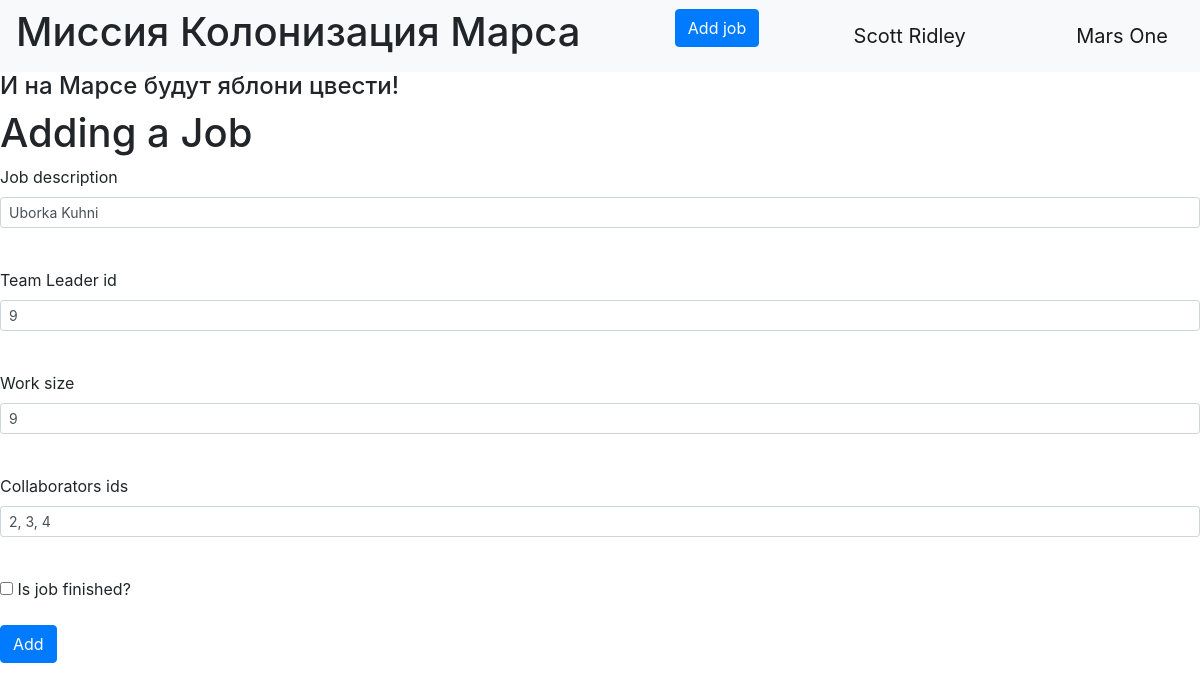
The app's page /editjob/2 (signed in), older data.
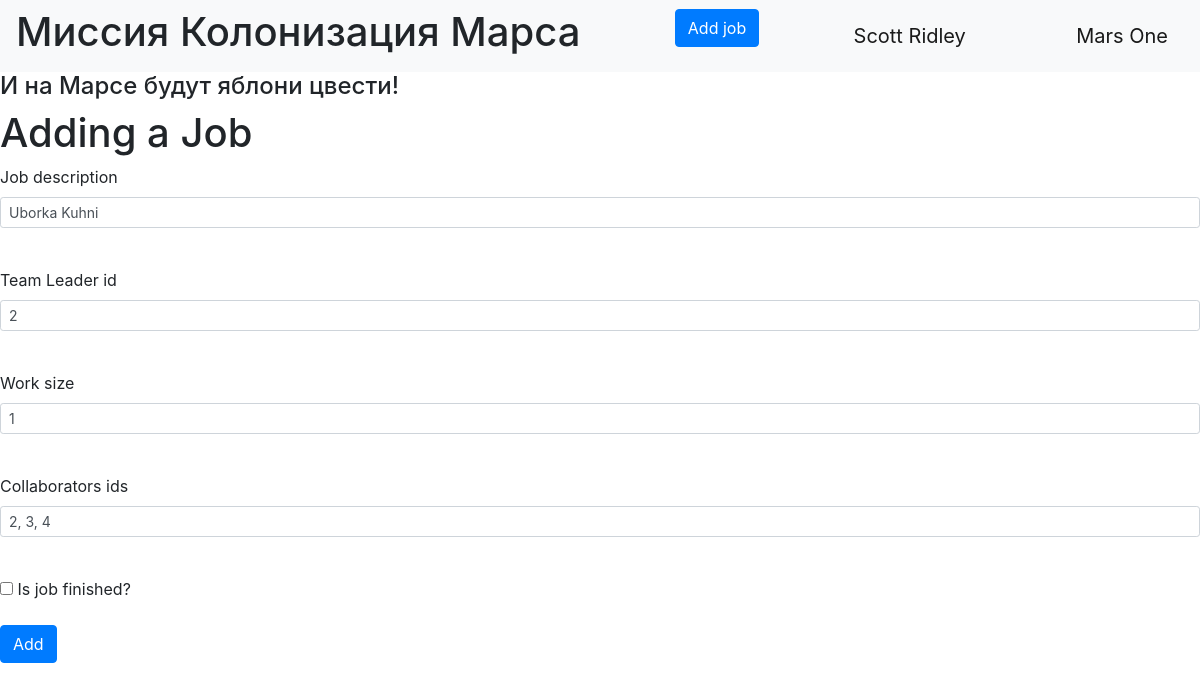
The same page, newer data.
### data/jobs.py (models this page shows)
class Jobs(SqlAlchemyBase, SerializerMixin):
    __tablename__ = 'jobs'
    id = sqlalchemy.Column(sqlalchemy.Integer,
                           primary_key=True, autoincrement=True)
    team_leader = sqlalchemy.Column(sqlalchemy.Integer,
                                    sqlalchemy.ForeignKey("users.id"))
    job = sqlalchemy.Column(sqlalchemy.String, nullable=True)
    work_size = sqlalchemy.Column(sqlalchemy.Integer, nullable=True)
    collaborators = sqlalchemy.Column(sqlalchemy.String, nullable=True)
    start_date = sqlalchemy.Column(sqlalchemy.DateTime, default=datetime.datetime.now)
    end_date = sqlalchemy.Column(sqlalchemy.DateTime)
    is_finished = sqlalchemy.Column(sqlalchemy.Boolean, default=True)

### main_old.py (the view, shortened to what this page needs)
@app.route('/editjob/<int:id>', methods=['GET', 'POST'])
@login_required
def editjob(id):
    db_session.global_init('db/blogs.db')
    db_sess = db_session.create_session()
    form = AddJobForm()
    if request.method == "GET":
        db_sess = db_session.create_session()
        job = db_sess.query(Jobs).filter(Jobs.id == id,
                                         (Jobs.team_leader == current_user.id) | (current_user.id == 1)
                                         ).first()
        if job:
            form.job.data = job.job
            form.teamleader_id.data = job.team_leader
            form.work_size.data = job.work_size
            form.collaborators.data = job.collaborators
            form.is_finished.data = job.is_finished
        else:
            abort(404)
    return render_template('add_job.html',
                           title='Edit job',
                           form=form
                           )

### addjobs_form.py
class AddJobForm(FlaskForm):
    teamleader_id = IntegerField('Team Leader id', validators=[DataRequired()])
    job = StringField('Job description', validators=[DataRequired()])
    work_size = IntegerField('Work size', validators=[DataRequired()])
    collaborators = StringField('Collaborators ids', validators=[DataRequired()])
    is_finished = BooleanField('Is job finished?')
    submit = SubmitField('Add')

### data/db_session.py (called while the page is built, shortened)
def global_init(db_file):
    global __factory
    if __factory:
        return

def create_session() -> Session:
    global __factory
    return __factory()

### main_old.py (called while the page is built)
@login_manager.user_loader
def load_user(user_id):
    db_sess = db_session.create_session()
    return db_sess.query(User).get(user_id)

### templates/add_job.html (shortened to what this page needs)
{% extends "base.html" %}
{% block content %}
    <div class="add_job">
        <h1>Adding a Job</h1>
        <form action="" method="post">
            <p>
                {{ form.job.label }}<br>
                {{ form.job(class="form-control form-control-sm") }}<br>
            </p>
            <p>
                {{ form.teamleader_id.label }}<br>
                {{ form.teamleader_id(class="form-control form-control-sm") }}<br>
            </p>
            <p>
                {{ form.work_size.label }}<br>
                {{ form.work_size(class="form-control form-control-sm") }}<br>
            </p>
            <p>
                {{ form.collaborators.label }}<br>
                {{ form.collaborators(class="form-control form-control-sm") }}<br>
            </p>
            <p>{{ form.is_finished() }} {{ form.is_finished.label }}</p>
            <p>{{ form.submit(type="submit", class="btn btn-primary") }}</p>
        </form>
    </div>
{% endblock %}
{% block style_block %}
    <link rel="stylesheet" type="text/css" href={{style}} />
{% endblock %}

Row changes from the older to the newer data that the page shows:
changed Jobs "Uborka Kuhni": work_size "9" → "1"
Text that changed along with them:
form field teamleader_id: "9" → "2"
